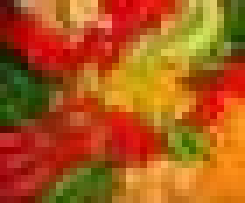
#> input picture MEAN_SHIFT/pixelated_img.jpeg, 35 x 29 px (shown 7 times larger)
$ python image.py
#> lines starting #> are read from the running program, lines starting #| are printed output that depends on the picture
import matplotlib.pyplot as plt
import numpy as np
from PIL import Image, ImageDraw
import json

W = 30

def main():
    use_state = True
    json_path = "state.json"
    if not use_state:
        # 5 dimensions
        points = get_points()
        centroids = []
        # key: centroid idx, value: idx of point in cluster with key centroid
        clusters = []
        for i in range(len(points)):
            c = calculate_centroid(points, points[i])
            idx = get_idx(centroids, c)
            if idx < 0:
                clusters.append([])
                centroids.append(c)
            clusters[idx].append(points[i])
            print("ITR: " + str(i)+"/"+str(len(points)))
        save_state(points, clusters, centroids, json_path)
    state = get_state(json_path)
    create_img_from_state(state)

def get_state(json_path):
#> called with json_path = 'state.json'
    f = open(json_path, "r")
#> (reads MEAN_SHIFT/state.json from the repository)
    return json.load(f)

# [20 lines left out: functions save_state, get_points, not called in this run]

def create_img_from_state(json):
    factor = 5
    img = Image.open('pixelated_img.jpeg')
#> img is the input picture: PIL image 35x29 RGB; mean R, G, B 173.5, 89.3, 26.4
    img = img.resize((img.width * factor, img.height * factor))
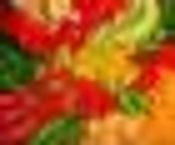
#> img: PIL image 175x145 RGB; mean R, G, B 173.5, 89.3, 26.5
    draw = ImageDraw.Draw(img, 'RGB')

    i = 0
    for cluster in json["clusters"]:
        draw.line([(x * factor, y * factor) for r,g,b, x, y in cluster] + [(cluster[0][3], cluster[0][4])], fill=(255, 255, 255), width=1)
        i+=1
#> after the loop, i = 86

    # Save and display the image
    img.save('output_image.png')
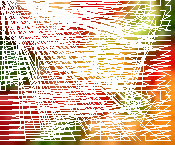
#> saved as output_image.png: PIL image 175x145 RGB; mean R, G, B 219.9, 186.3, 159.5
    img.show()

# [68 lines left out: functions get_idx, contains, print_clusters, calculate_centroid, mean, distance_between, not called in this run]

if __name__  == "__main__":
    main()
